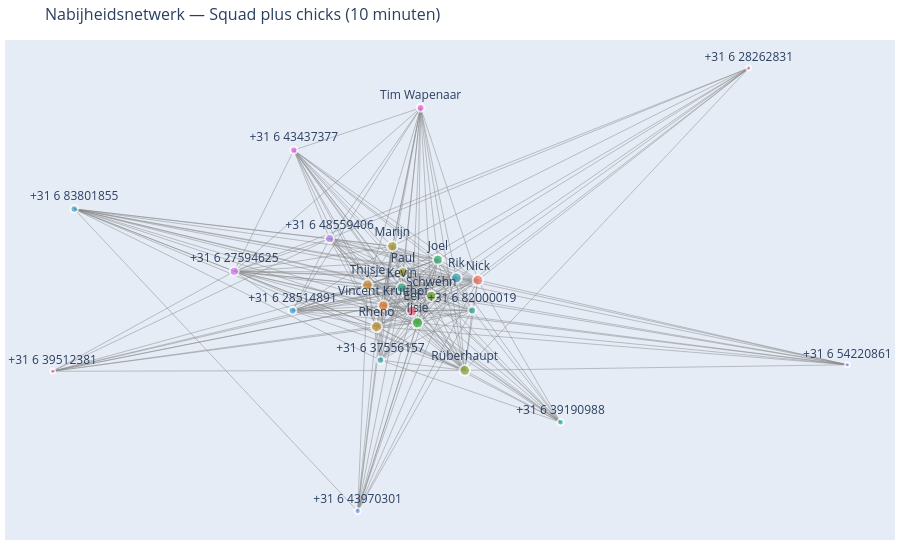
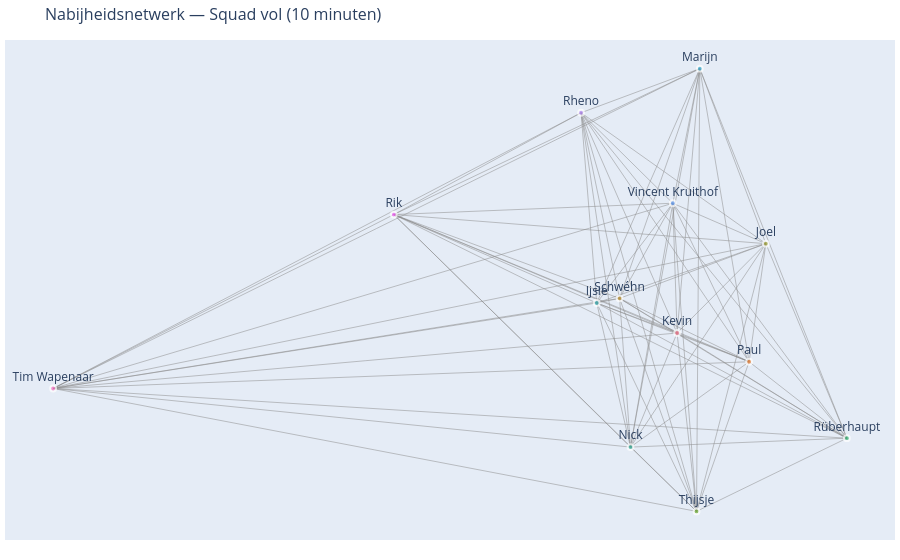

The code cell stored with these charts, in order, in its notebook:
### Markdown cell above
### Netwerkgrafieken van beide chats

Net als in les 7.1 gebruiken deze interactieve grafieken de nabijheidsregel met een venster van tien minuten. Nodes met degree 9 of lager worden voor de leesbaarheid weggelaten; de drempel geldt voor de volledige graaf.

### Code cell
from wa_analyzer.network_analysis import GraphVisualizer

viz = GraphVisualizer()
visualization_chats = {
    "Squad plus chicks": network_messages,
    "Squad vol": squad_vol_messages.dropna(subset=["timestamp", "author"]).copy(),
}

for chat_name, chat_data in visualization_chats.items():
    graph = build_chat_graph(chat_data, 10 * 60)
    core = viz.filter_connections(graph, threshold=9)
    print(f"{chat_name}: {core.number_of_nodes()} nodes, {core.number_of_edges()} edges")

    layout_builder = GraphBuilder(
        Config(time_col="timestamp", node_col="author", seconds=10 * 60, datafile=None)
    )
    positions = layout_builder.calculate_layout(core, name="Spring Layout", scale=2.0)
    fig = viz(
        core,
        layout_builder.node_colors(core),
        positions,
        title=f"Nabijheidsnetwerk — {chat_name} (10 minuten)",
        node_scale=0.4,
        edge_scale=0.5,
        node_threshold=9,
    )
    display(fig)
